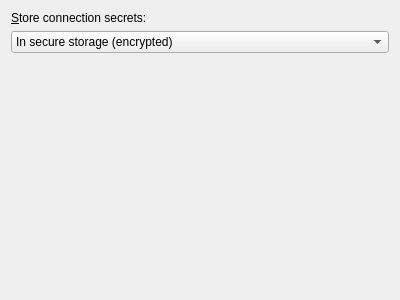
<?xml version="1.0" encoding="UTF-8"?>
<ui version="4.0">
 <class>Storage</class>
 <widget class="QWidget" name="Storage">
  <property name="geometry">
   <rect>
    <x>0</x>
    <y>0</y>
    <width>400</width>
    <height>300</height>
   </rect>
  </property>
  <layout class="QVBoxLayout" name="verticalLayout">
   <item>
    <widget class="QLabel" name="label_2">
     <property name="text">
      <string>&amp;Store connection secrets: </string>
     </property>
     <property name="buddy">
      <cstring>kcfg_SecretStorageMode</cstring>
     </property>
    </widget>
   </item>
   <item>
    <widget class="QComboBox" name="kcfg_SecretStorageMode">
     <property name="currentIndex">
      <number>2</number>
     </property>
     <item>
      <property name="text">
       <string>Do not store (always prompt)</string>
      </property>
     </item>
     <item>
      <property name="text">
       <string>In file (unencrypted)</string>
      </property>
     </item>
     <item>
      <property name="text">
       <string>In secure storage (encrypted)</string>
      </property>
     </item>
    </widget>
   </item>
   <item>
    <spacer name="verticalSpacer">
     <property name="orientation">
      <enum>Qt::Vertical</enum>
     </property>
     <property name="sizeHint" stdset="0">
      <size>
       <width>20</width>
       <height>224</height>
      </size>
     </property>
    </spacer>
   </item>
  </layout>
 </widget>
 <resources/>
 <connections/>
</ui>
